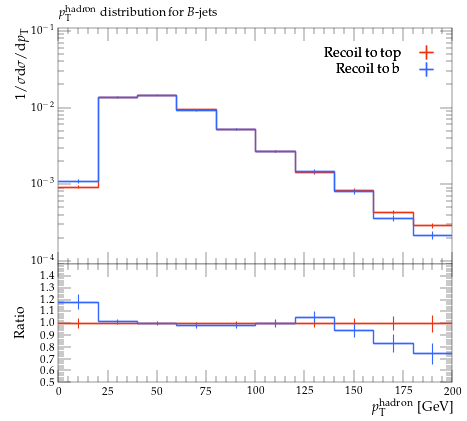

Here is the Python script that generated this plot:
#! /usr/bin/env python

# This Python script was auto-generated using YODA v2.0.2.
# Analysis object: /MC_HFDECAYS/pThad_B_jet
# Timestamp: 31-07-2026 (13:13:54)

import matplotlib as mpl
import matplotlib.pyplot as plt
mpl.use('Agg') # comment out for interactive use
import os
import numpy as np

plotDir = os.path.split(os.path.realpath(__file__))[0]
if 'YODA_USER_PLOT_PATH' in globals():
    plot_outdir = globals()['YODA_USER_PLOT_PATH']
else:
    plot_outdir = plotDir

#plot style
plt.style.use(os.path.join(plotDir, '../default.mplstyle'))
# plot metadata
figW, figH = plt.rcParams['figure.figsize']
ax_xLabel = r'$p_\mathrm{T}^\mathrm{hadron}$ [GeV]'
ax_yLabel = r'$1/\sigma \mathrm{d}\sigma/\mathrm{d}p_\mathrm{T}$'
ax_title  = r'$p_\mathrm{T}^\mathrm{hadron}$ distribution for $B$-jets'
ax_xScale = 'linear'
ax_yScale = 'log'
xLims = (0.0, 200.0)
yLims = (9e-05, 0.11000000000000001)

# TeX-friendly labels for the legend
labels = {
    'legend' : ([ r"Recoil to top", r"Recoil to b" ], r""),
}

# Adjust canvas width and height
canvasW = 10.0
canvasH = 9.0
figW *= canvasW/10.
figH *= canvasH/9.

# Create figure and axis objects
fig, (ax, ratio0_ax) = plt.subplots(2, 1, sharex=True,
                  figsize=(figW,figH), gridspec_kw={'height_ratios': (6.0, 3.0)})

# Set figure margins
plt.subplots_adjust(
    left   = 1.0 * plt.rcParams['figure.subplot.left'],
    right  = 1.0 * plt.rcParams['figure.subplot.right'],
    top    = 1.0 * plt.rcParams['figure.subplot.top'],
    bottom = 1.0 * plt.rcParams['figure.subplot.bottom'])

ratio0_ax.yaxis.set_major_locator(mpl.ticker.MultipleLocator(0.1))
ratio0_ax.set_ylim(0.5, 1.4999)
ratio0_ax.set_ylabel('Ratio')

# the numerical data is stored in a separate file
dataf = dict()
prefix = os.path.split(__file__)[0]
if prefix:    prefix = prefix + '/'
exec(open(prefix+'pThad_B_jet__data.py').read(), dataf)


legend_handles = dict() # keep track of handles for the legend

# style options for curves
# starts at zorder>=5 to draw curve on top of legend
styles = {
  'recoil_t': {
    'color' : '#EE3311',
    'linestyle' : '-',
    'linewidth' : 1,
    'marker' : 'none',
    'markersize' : 2,
    'capsize' : 0.0,
    'zorder' : 5,
    'histstyle' : 1,
    'drawstyle' : 'steps-pre',
    'xerrorbars' : 1,
    'yerrorbars' : 1,
    'fillcolor' : None,
    'fillopacity' : 1.0,
    'ratio0_linestyle' : '-',
    'ratio0_linewidth' : 1,
    'ratio0_marker' : 'none',
    'ratio0_markersize' : 2,
    'ratio0_capsize' : 0.0,
    'ratio0_zorder' : 5,
    'ratio0_histstyle' : 1,
    'ratio0_drawstyle' : 'steps-pre',
    'ratio0_xerrorbars' : 1,
    'ratio0_yerrorbars' : 1,
  },
  'recoil_b': {
    'color' : '#3366FF',
    'linestyle' : '-',
    'linewidth' : 1,
    'marker' : 'none',
    'markersize' : 2,
    'capsize' : 0.0,
    'zorder' : 6,
    'histstyle' : 1,
    'drawstyle' : 'steps-pre',
    'xerrorbars' : 1,
    'yerrorbars' : 1,
    'fillcolor' : None,
    'fillopacity' : 1.0,
    'ratio0_linestyle' : '-',
    'ratio0_linewidth' : 1,
    'ratio0_marker' : 'none',
    'ratio0_markersize' : 2,
    'ratio0_capsize' : 0.0,
    'ratio0_zorder' : 6,
    'ratio0_histstyle' : 1,
    'ratio0_drawstyle' : 'steps-pre',
    'ratio0_xerrorbars' : 1,
    'ratio0_yerrorbars' : 1,
  },
}

# curve from input yoda files in main panel
for label, yvals in dataf['yvals'].items():
    if all(np.isnan(v) for v in dataf['yvals'][label]):
        continue
    tmp = None
    if styles[label]['histstyle']: # draw as histogram
        xpos = dataf['xedges'][label] if styles[label]['drawstyle'] else dataf['xpoints'][label]
        ypos = np.insert(yvals, 0, yvals[0]) if styles[label]['drawstyle'] else yvals
        if styles[label]['fillcolor']: # fill area below curve
            ax.fill_between(xpos, ypos, step='pre',
                            color=styles[label]['fillcolor'],
                            alpha=styles[label]['fillopacity'])
        tmp, = ax.plot(xpos, ypos,
                       color=styles[label]['color'],
                       linestyle=styles[label]['linestyle'],
                       linewidth=styles[label]['linewidth'],
                       drawstyle=styles[label]['drawstyle'], solid_joinstyle='miter',
                       zorder=styles[label]['zorder'], label=label)
    tmp = ax.errorbar(dataf['xpoints'][label], yvals,
                      xerr=np.array(dataf['xerrs'][label])*styles[label]['xerrorbars'],
                      yerr=np.array(dataf['yerrs'][label])*styles[label]['yerrorbars'],
                      fmt=styles[label]['marker'], capsize=styles[label]['capsize'],
                      markersize=styles[label]['markersize'],
                      ecolor=styles[label]['color'],
                      color=styles[label]['color'], zorder=styles[label]['zorder'])
    tmp[-1][0].set_linestyle(styles[label]['linestyle'])
    tmp[-1][0].set_linewidth(styles[label]['linewidth'])
    if label in dataf['add_legend_handle']:  legend_handles[label] = tmp
    for varLabel in dataf['variation_yvals'].keys():
        if varLabel.startswith(label):
            tmp, = ax.plot(dataf['xedges'][label], dataf['variation_yvals'][varLabel],
                           color=styles[label]['color'],
                           linestyle=styles[label]['linestyle'],
                           linewidth=styles[label]['linewidth'],
                           drawstyle='steps-pre', solid_joinstyle='miter',
                           zorder=styles[label]['zorder'], alpha=0.5)


# plots on ratio panel
# curve from input yoda files in ratio panel
for label, yvals in dataf['ratio0_yvals'].items():
    if all(np.isnan(v) for v in yvals):
        continue
    if styles[label]['ratio0_histstyle']: # plot as histogram
        xpos = dataf['xedges']['recoil_t'] if styles[label]['ratio0_drawstyle'] else dataf['xpoints']['recoil_t']
        ypos = np.insert(yvals, 0, yvals[0]) if styles[label]['ratio0_drawstyle'] else yvals
        ratio0_ax.plot(xpos, ypos,
                       color=styles[label]['color'],
                       linewidth=styles[label]['linewidth'],
                       linestyle=styles[label]['ratio0_linestyle'],
                       drawstyle=styles[label]['ratio0_drawstyle'], zorder=styles[label]['zorder'],
                       solid_joinstyle='miter')
    tmp = ratio0_ax.errorbar(dataf['xpoints']['recoil_t'], yvals,
                             xerr=np.array(dataf['ref_xerrs'])*styles[label]['ratio0_xerrorbars'],
                             yerr=np.array(dataf['ratio0_yerrs'][label])*styles[label]['ratio0_yerrorbars'],
                             fmt=styles[label]['ratio0_marker'], capsize=styles[label]['ratio0_capsize'],
                             markersize=styles[label]['ratio0_markersize'],
                             ecolor=styles[label]['color'],
                             color=styles[label]['color'])
    tmp[-1][0].set_linestyle(styles[label]['ratio0_linestyle'])
    tmp[-1][0].set_linewidth(styles[label]['ratio0_linewidth'])

    for varlabel in dataf['ratio0_variation_vals'].keys():
        if varlabel.startswith(label):
            ratio0_ax.plot(dataf['xedges']['recoil_t'],
                            dataf['ratio0_variation_vals'][varlabel],
                            color=styles[label]['color'],
                            linestyle=styles[label]['linestyle'],
                            linewidth=styles[label]['linewidth'],
                            drawstyle='steps-pre', solid_joinstyle='miter',
                            zorder=1, alpha=0.5)

legend_items = list(legend_handles.values())
ax.add_artist(ax.legend(legend_items,
                        labels['legend'][0],
                        title=labels['legend'][1],
                        alignment='right',
                        loc='upper right',
                        bbox_to_anchor=(1.0, 0.97),markerfirst=False))

# set plot metadata as defined above
ratio0_ax.set_xlabel(ax_xLabel)
ratio0_ax.xaxis.set_label_coords(1., -0.15)
ax.set_ylabel(ax_yLabel, ha='right', va='top')
ax.yaxis.set_label_coords(-0.11, 1.0)
ax.set_title(ax_title, loc='left')
ax.set_xscale(ax_xScale)
ax.set_yscale(ax_yScale)
ax.set_xlim(xLims)
ax.set_ylim(yLims)

# tick formatting
plt.rcParams['xtick.top'] = True
plt.rcParams['ytick.right'] = True
ax.yaxis.set_major_locator(mpl.ticker.LogLocator(base=10.0, numticks=np.inf))
ax.yaxis.set_minor_locator(mpl.ticker.LogLocator(
                           base=10.0, subs=np.arange(0.1, 1, 0.1), numticks=np.inf))
fig.align_ylabels((ax, ratio0_ax))
plt.savefig(os.path.join(plot_outdir, 'pThad_B_jet.pdf'), format='PDF')
plt.savefig(os.path.join(plot_outdir, 'pThad_B_jet.png'), format='PNG')

plt.close(fig)
